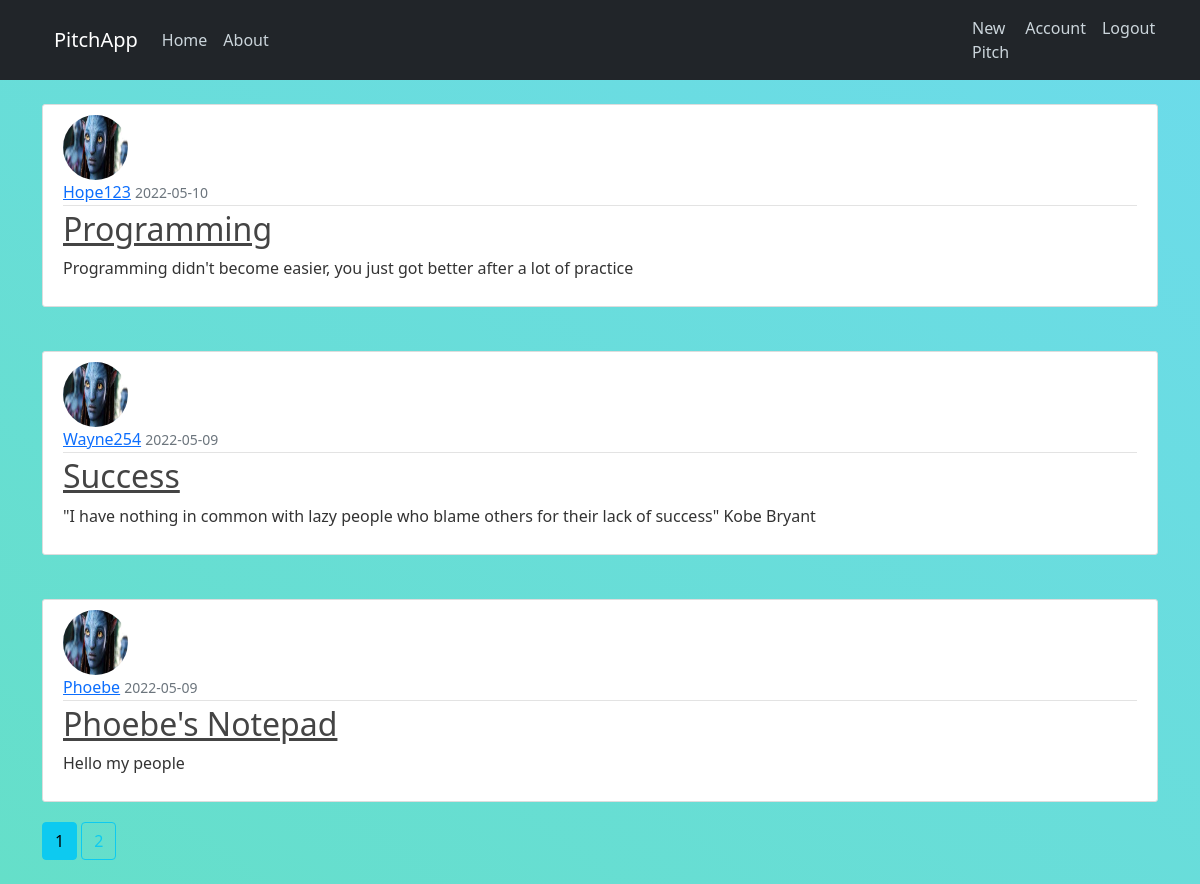
The app's page /home (signed in) with its own data.
### pitchapp/models.py (models this page shows, shortened)
class Post(db.Model):
    id = db.Column(db.Integer, primary_key=True)
    title = db.Column(db.String(120), nullable=False)
    date_posted = db.Column(db.DateTime, nullable=False, default=datetime.utcnow)
    content = db.Column(db.Text, nullable=False)
    user_id = db.Column(db.Integer, db.ForeignKey('user.id'), nullable=False)

class User(db.Model, UserMixin):
    id = db.Column(db.Integer, primary_key=True)
    username = db.Column(db.String(20), unique=True, nullable=False)
    email = db.Column(db.String(150), unique=True, nullable=False)
    image_file = db.Column(db.String(20), nullable=False, default='default.jpg')
    password = db.Column(db.String(70), nullable=False)
    posts = db.relationship('Post', backref='author', lazy=True)

### pitchapp/main/routes.py (the view)
@main.route("/")
@main.route("/home")
def home():
    page = request.args.get('page', 1, type=int)
    posts = Post.query.order_by(Post.date_posted.desc()).paginate(page=page, per_page=3)
    return render_template('home.html', posts=posts)

### pitchapp/models.py (called while the page is built)
@login_manager.user_loader
def load_user(user_id):
    return User.query.get(int(user_id))

### pitchapp/templates/home.html
{% extends "base.html" %}
{% block content %}
    {% for post in posts.items %}
    <br>
    <article class="media content-section">
      <img class="rounded-circle article-img" src="{{ url_for('static', filename='profile_picture/' + post.author.image_file) }}" alt="">
        <div class="media-body">
          <div class="article-metadata">
            <a class="mr-2" href="#">{{ post.author.username }}</a>
            <small class="text-muted">{{ post.date_posted.strftime('%Y-%m-%d') }}</small>
          </div>
          <h2><a class="article-title" href="{{ url_for('posts.post', post_id=post.id) }}">{{ post.title }}</a></h2>
          <p class="article-content">{{ post.content }}</p>
        </div>
      </article>
    {% endfor%}
    {% for page_num in posts.iter_pages(left_edge=1, right_edge=1, left_current=1, right_current=2) %}
      {% if page_num %}
        {% if posts.page == page_num %}
          <a class="btn btn-info mb-4" href="{{ url_for('main.home', page=page_num) }}">{{ page_num }}</a>
        {% else %}
          <a class="btn btn-outline-info mb-4" href="{{ url_for('main.home', page=page_num) }}">{{ page_num }}</a>
        {% endif %}
      {% else %}
        ...
      {% endif %}
    {% endfor %}
{% endblock content %}

### pitchapp/static/main.css (style rules this page uses)
body { background: linear-gradient(to right top,#65dfc9,#6cdbeb); color: #333333; margin-top: 5rem; }
h1, h2, h3, h4, h5, h6 { color: #444444; }
.content-section { background: #ffffff; padding: 10px 20px; border: 1px solid #dddddd; border-radius: 3px; margin-bottom: 20px; }
.article-title { color: #444444; }
.article-content { white-space: pre-line; }
.article-img { height: 65px; width: 65px; margin-right: 16px; }
.article-metadata { padding-bottom: 1px; margin-bottom: 4px; border-bottom: 1px solid #e3e3e3 }

### records on screen
Post: image_file (placeholder picture), author.username "Hope123", date_posted "2022-05-10", title "Programming", content "Programming didn't become easier, you just got better after a lot of practice"
Post: image_file (placeholder picture), author.username "Wayne254", date_posted "2022-05-09", title "Success", content "\"I have nothing in common with lazy people who blame others for their lack of success\" Kobe Bryant"
Post: image_file (placeholder picture), author.username "Phoebe", date_posted "2022-05-09", title "Phoebe's Notepad", content "Hello my people"

### other values on screen
{{ page_num }} "1"
{{ page_num }} "2"
